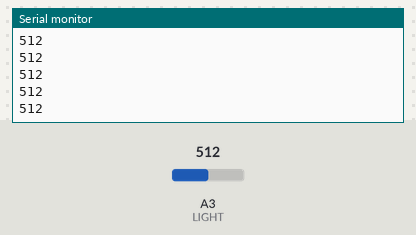
Simulated run of this sketch. Board: Arduino Uno, built with avr-gcc and run on an emulated ATmega328P. Shown: the last lines printed to the serial monitor. Inputs (shaded band) come from the test bench; at power-on: A3 (LIGHT) = 512.

Above: at 1.2 s.
1.3 s: A3 (LIGHT) set to 390
At 2.0 s:
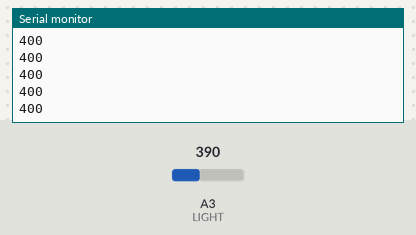
2.8 s: A3 (LIGHT) set to 410
At 3.3 s:
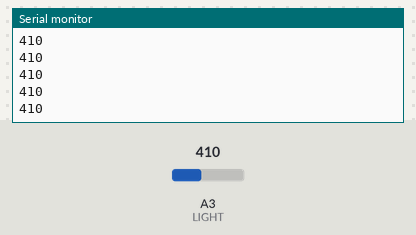
Timing chart, 0 to 5.8 s (numbered marks = the images above; inputs shaded):
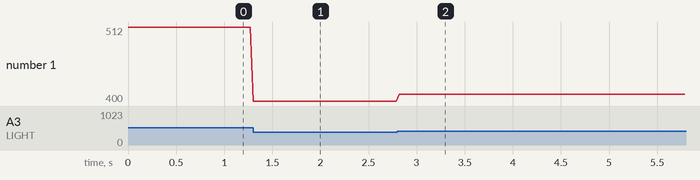

Measured:
- after the input at 1.3 s, the serial monitor: prints a new line at once (image 1)
- after the input at 2.8 s, the serial monitor: prints a new line at once (image 2)
- plotted number 1: 512 → 400 after the input at 1.3 s, 400 → 410 after the input at 2.8 s

The sketch:

ex14_05.ino
```cpp
// 아두이노: 조도센서값을 문자열로 송신

#define LIGHT A3
#define MIN 400
#define MAX 800

void setup() {
  pinMode(LIGHT, INPUT);
  Serial.begin(9600);
}

void loop( ) {
  int value = analogRead(LIGHT);
  value = constrain(value, MIN, MAX);
  Serial.println(value);
  delay(30);
}
```
